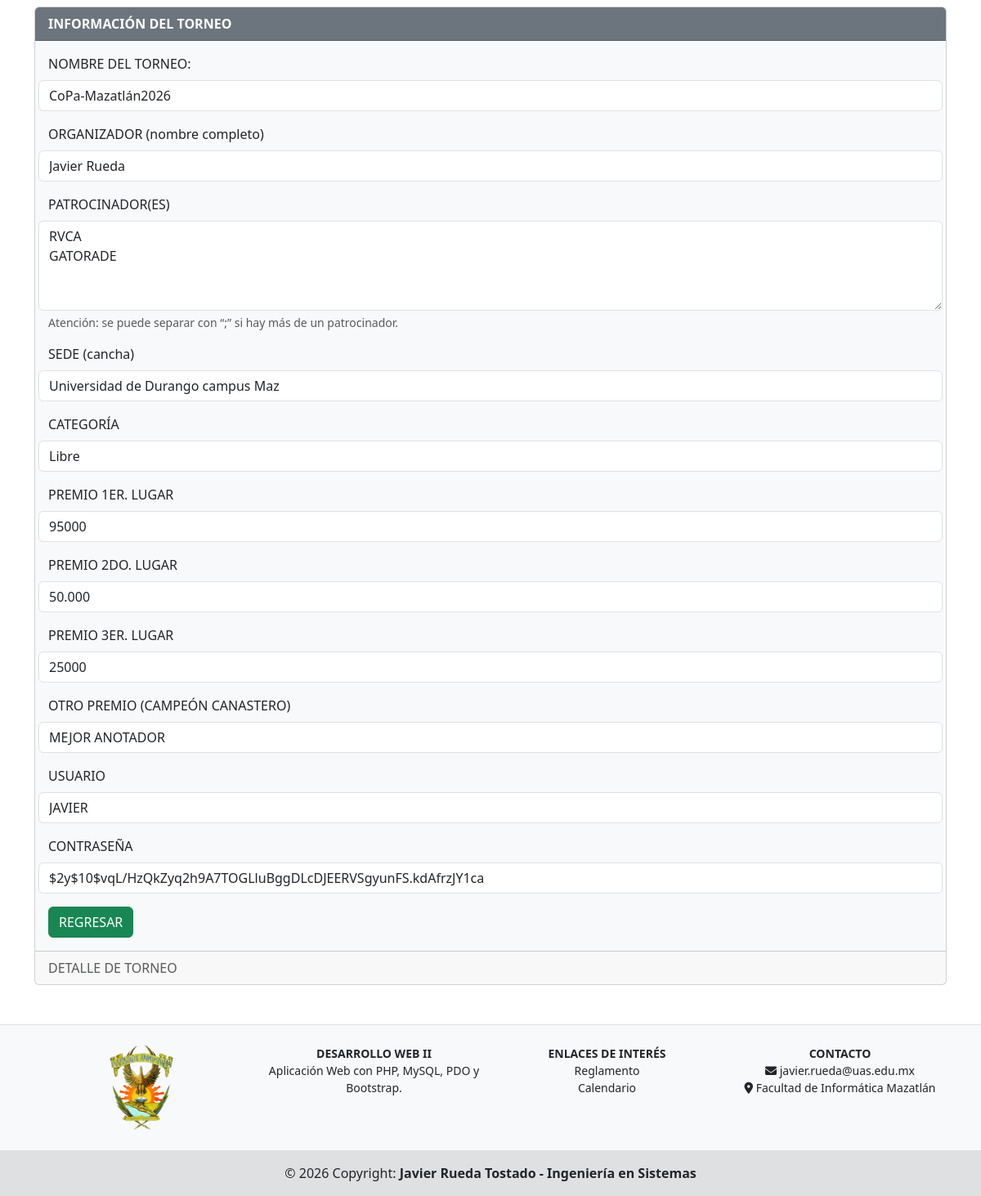
Page /views/admin/readOneTorneo.php?id=2 on the committed database.
### tables this page shows
CREATE TABLE `torneos` (
  `id` int(11) NOT NULL,
  `nombreTorneo` varchar(100) NOT NULL,
  `organizador` varchar(100) DEFAULT NULL,
  `patrocinadores` varchar(100) DEFAULT NULL,
  `sede` varchar(100) DEFAULT NULL,
  `categoria` varchar(50) DEFAULT NULL,
  `premio1` varchar(100) DEFAULT NULL,
  `premio2` varchar(100) DEFAULT NULL,
  `premio3` varchar(100) DEFAULT NULL,
  `usuario` varchar(50) NOT NULL,
  `contrasena` varchar(255) NOT NULL,
  `otroPremio` varchar(150) DEFAULT NULL
);

### models/torneosModel.php (called while the page is built, shortened)
<?php
class torneosModel {
    private $PDO;
    public function __construct() {
        try {
            $this->PDO = new PDO("mysql:host=localhost;dbname=proyecto;charset=utf8", "root", "");
            $this->PDO->setAttribute(PDO::ATTR_ERRMODE, PDO::ERRMODE_EXCEPTION);
        } catch (PDOException $e) {
            die("Error en la conexión: " . $e->getMessage());
        }
    }
    public function readOne($id) {
        $statement = $this->PDO->prepare("SELECT * FROM torneos WHERE id = :id LIMIT 1");
        $statement->bindParam(":id", $id, PDO::PARAM_INT);
        return ($statement->execute()) ? $statement->fetch() : false;
    }
}
?>

### controllers/torneosController.php (called while the page is built, shortened)
<?php
require_once(__DIR__ . "/../models/torneosModel.php");
class torneosController {
    private $model;
    public function __construct() {
        $this->model = new torneosModel();
    }
    public function readOneTorneos($id) {
        return ($this->model->readOne($id) != false)
            ? $this->model->readOne($id)
            : header("Location: admin.php");
    }
}
?>

### views/admin/readOneTorneo.php (the view)
<?php
require_once("../admin/template/header.php");
require_once("../../controllers/torneosController.php");
$ObjTorneosController = new torneosController();
$lstTorneo = $ObjTorneosController->readOneTorneos($_GET['id']);
?>
<div class="mx-auto">
  <div class="card">
    <div class="card-header bg-secondary text-white fw-bold">
      INFORMACIÓN DEL TORNEO
    </div>
    <div class="card-body bg-light">
      <form>
        <div class="row mb-3">
          <label for="nombreTorneo" class="form-label">NOMBRE DEL TORNEO:</label>
          <input type="text" class="form-control" id="nombreTorneo"
                 value="<?= $lstTorneo['nombreTorneo'] ?>" readonly>
        </div>
        <div class="row mb-3">
          <label for="organizador" class="form-label">ORGANIZADOR (nombre completo)</label>
          <input type="text" class="form-control" id="organizador"
                 value="<?= $lstTorneo['organizador'] ?>" readonly>
        </div>
        <div class="row mb-3">
          <label for="patrocinador" class="form-label">PATROCINADOR(ES)</label>
          <textarea id="patrocinador" class="form-control" rows="4" readonly><?= $lstTorneo['patrocinadores'] ?></textarea>
          <div class="form-text">
            Atención: se puede separar con “;” si hay más de un patrocinador.
          </div>
        </div>
        <div class="row mb-3">
          <label for="sede" class="form-label">SEDE (cancha)</label>
          <input type="text" class="form-control" id="sede"
                 value="<?= $lstTorneo['sede'] ?>" readonly>
        </div>
        <div class="row mb-3">
          <label for="categoria" class="form-label">CATEGORÍA</label>
          <input type="text" class="form-control" id="categoria"
                 value="<?= $lstTorneo['categoria'] ?>" readonly>
        </div>
        <div class="row mb-3">
          <label for="premio1" class="form-label">PREMIO 1ER. LUGAR</label>
          <input type="text" class="form-control" id="premio1"
                 value="<?= $lstTorneo['premio1'] ?>" readonly>
        </div>
        <div class="row mb-3">
          <label for="premio2" class="form-label">PREMIO 2DO. LUGAR</label>
          <input type="text" class="form-control" id="premio2"
                 value="<?= $lstTorneo['premio2'] ?>" readonly>
        </div>
        <div class="row mb-3">
          <label for="premio3" class="form-label">PREMIO 3ER. LUGAR</label>
          <input type="text" class="form-control" id="premio3"
                 value="<?= $lstTorneo['premio3'] ?>" readonly>
        </div>
        <div class="row mb-3">
          <label for="otroPremio" class="form-label">OTRO PREMIO (CAMPEÓN CANASTERO)</label>
          <input type="text" class="form-control" id="otroPremio"
                 value="<?= $lstTorneo['otroPremio'] ?>" readonly>
        </div>
        <div class="row mb-3">
          <label for="usuario" class="form-label">USUARIO</label>
          <input type="text" class="form-control" id="usuario"
                 value="<?= $lstTorneo['usuario'] ?>" readonly>
        </div>
        <div class="row mb-3">
          <label for="contrasena" class="form-label">CONTRASEÑA</label>
          <input type="text" class="form-control" id="contrasena"
                 value="<?= $lstTorneo['contrasena'] ?>" readonly>
        </div>
        <div class="col-12">
          <a href="readAllTorneos.php" class="btn btn-success">REGRESAR</a>
        </div>
      </form>
    </div>
    <div class="card-footer text-body-secondary">
      DETALLE DE TORNEO
    </div>
  </div>
</div>
<?php
require_once("../admin/template/footer.php");
?>

### views/admin/template/header.php (shortened to what this page needs)
<!DOCTYPE html>
<html lang="es">
<head>
    <link href="https://cdn.jsdelivr.net/npm/bootstrap@5.3.2/dist/css/bootstrap.min.css" rel="stylesheet">
    <link rel="stylesheet" href="https://cdnjs.cloudflare.com/ajax/libs/font-awesome/6.4.2/css/all.min.css">
</head>
<body>
    <div class="container mt-2">

### views/admin/template/footer.php (shortened to what this page needs)
</div> <footer class="bg-light text-dark mt-5 border-top">
        <div class="container pt-4 pb-2">
            <div class="row text-center small">
                <div class="col-md-3 mb-3">
                    <img src="../../img/logo-uas.png" alt="Logo UAS" width="80">
                </div>
                <div class="col-md-3 mb-3">
                    <strong>DESARROLLO WEB II</strong><br>
                    Aplicación Web con PHP, MySQL, PDO y Bootstrap.
                </div>
                <div class="col-md-3 mb-3">
                    <strong>ENLACES DE INTERÉS</strong><br>
                    <a href="#" class="text-decoration-none text-dark">Reglamento</a><br>
                    <a href="#" class="text-decoration-none text-dark">Calendario</a>
                </div>
                <div class="col-md-3 mb-3">
                    <strong>CONTACTO</strong><br>
                    <i class="fa-solid fa-envelope"></i> javier.rueda@uas.edu.mx<br>
                    <i class="fa-solid fa-location-dot"></i> Facultad de Informática Mazatlán
                </div>
            </div>
        </div>
        <div class="text-center p-3" style="background-color: rgba(0, 0, 0, 0.1);">
            © <?php echo date("Y"); ?> Copyright:
            <a class="text-dark fw-bold text-decoration-none" href="#">Javier Rueda Tostado - Ingeniería en Sistemas</a>
        </div>
    </footer>
</body>
</html>

### rows in the picture
torneos: nombreTorneo "CoPa-Mazatlán2026", organizador "Javier Rueda", patrocinadores "RVCA GATORADE", sede "Universidad de Durango campus Maz", categoria "Libre", premio1 "95000", premio2 "50.000", premio3 "25000", otroPremio "MEJOR ANOTADOR", usuario "JAVIER", contrasena "$2y$10$vqL/HzQkZyq2h9A7TOGLluBggDLcDJEERVSgyunFS.kdAfrzJY1ca"
